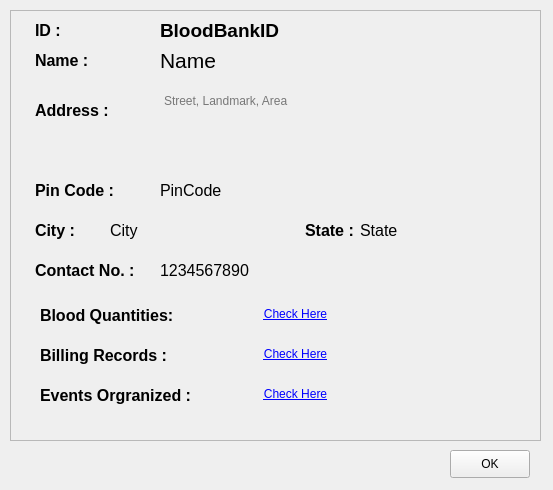
<?xml version="1.0" encoding="UTF-8"?>
<ui version="4.0">
 <class>bloodBankProfile</class>
 <widget class="QDialog" name="bloodBankProfile">
  <property name="geometry">
   <rect>
    <x>0</x>
    <y>0</y>
    <width>553</width>
    <height>490</height>
   </rect>
  </property>
  <property name="windowTitle">
   <string>Blood Bank Profile</string>
  </property>
  <widget class="QFrame" name="frame">
   <property name="geometry">
    <rect>
     <x>10</x>
     <y>10</y>
     <width>531</width>
     <height>431</height>
    </rect>
   </property>
   <property name="styleSheet">
    <string notr="true"/>
   </property>
   <property name="frameShape">
    <enum>QFrame::StyledPanel</enum>
   </property>
   <property name="frameShadow">
    <enum>QFrame::Raised</enum>
   </property>
   <widget class="QLabel" name="nameLabel">
    <property name="geometry">
     <rect>
      <x>25</x>
      <y>30</y>
      <width>101</width>
      <height>41</height>
     </rect>
    </property>
    <property name="text">
     <string>&lt;html&gt;&lt;head/&gt;&lt;body&gt;&lt;p&gt;&lt;span style=&quot; font-size:12pt; font-weight:600;&quot;&gt;Name :&lt;/span&gt;&lt;/p&gt;&lt;/body&gt;&lt;/html&gt;</string>
    </property>
   </widget>
   <widget class="QLabel" name="addressLabel">
    <property name="geometry">
     <rect>
      <x>25</x>
      <y>80</y>
      <width>101</width>
      <height>41</height>
     </rect>
    </property>
    <property name="text">
     <string>&lt;html&gt;&lt;head/&gt;&lt;body&gt;&lt;p&gt;&lt;span style=&quot; font-size:12pt; font-weight:600;&quot;&gt;Address :&lt;/span&gt;&lt;/p&gt;&lt;/body&gt;&lt;/html&gt;</string>
    </property>
   </widget>
   <widget class="QLabel" name="contactLabel">
    <property name="geometry">
     <rect>
      <x>25</x>
      <y>240</y>
      <width>131</width>
      <height>41</height>
     </rect>
    </property>
    <property name="text">
     <string>&lt;html&gt;&lt;head/&gt;&lt;body&gt;&lt;p&gt;&lt;span style=&quot; font-size:12pt; font-weight:600;&quot;&gt;Contact No. :&lt;/span&gt;&lt;/p&gt;&lt;/body&gt;&lt;/html&gt;</string>
    </property>
   </widget>
   <widget class="QLabel" name="stateLabel">
    <property name="geometry">
     <rect>
      <x>295</x>
      <y>200</y>
      <width>101</width>
      <height>41</height>
     </rect>
    </property>
    <property name="text">
     <string>&lt;html&gt;&lt;head/&gt;&lt;body&gt;&lt;p&gt;&lt;span style=&quot; font-size:12pt; font-weight:600;&quot;&gt;State :&lt;/span&gt;&lt;/p&gt;&lt;/body&gt;&lt;/html&gt;</string>
    </property>
   </widget>
   <widget class="QLabel" name="pinCodeLabel">
    <property name="geometry">
     <rect>
      <x>25</x>
      <y>160</y>
      <width>101</width>
      <height>41</height>
     </rect>
    </property>
    <property name="text">
     <string>&lt;html&gt;&lt;head/&gt;&lt;body&gt;&lt;p&gt;&lt;span style=&quot; font-size:12pt; font-weight:600;&quot;&gt;Pin Code :&lt;/span&gt;&lt;/p&gt;&lt;/body&gt;&lt;/html&gt;</string>
    </property>
   </widget>
   <widget class="QLabel" name="cityLabel">
    <property name="geometry">
     <rect>
      <x>25</x>
      <y>200</y>
      <width>101</width>
      <height>41</height>
     </rect>
    </property>
    <property name="text">
     <string>&lt;html&gt;&lt;head/&gt;&lt;body&gt;&lt;p&gt;&lt;span style=&quot; font-size:12pt; font-weight:600;&quot;&gt;City :&lt;/span&gt;&lt;/p&gt;&lt;/body&gt;&lt;/html&gt;</string>
    </property>
   </widget>
   <widget class="QTextBrowser" name="address">
    <property name="geometry">
     <rect>
      <x>150</x>
      <y>80</y>
      <width>371</width>
      <height>61</height>
     </rect>
    </property>
    <property name="styleSheet">
     <string notr="true">background-color:transparent;
border:none;</string>
    </property>
    <property name="placeholderText">
     <string>Street, Landmark, Area</string>
    </property>
   </widget>
   <widget class="QLabel" name="pinCode">
    <property name="geometry">
     <rect>
      <x>150</x>
      <y>170</y>
      <width>181</width>
      <height>21</height>
     </rect>
    </property>
    <property name="styleSheet">
     <string notr="true">font-size:12pt;</string>
    </property>
    <property name="text">
     <string>PinCode</string>
    </property>
   </widget>
   <widget class="QLabel" name="state">
    <property name="geometry">
     <rect>
      <x>350</x>
      <y>210</y>
      <width>181</width>
      <height>21</height>
     </rect>
    </property>
    <property name="styleSheet">
     <string notr="true">font-size:12pt;</string>
    </property>
    <property name="text">
     <string>State</string>
    </property>
   </widget>
   <widget class="QLabel" name="city">
    <property name="geometry">
     <rect>
      <x>100</x>
      <y>210</y>
      <width>181</width>
      <height>21</height>
     </rect>
    </property>
    <property name="styleSheet">
     <string notr="true">font-size:12pt;</string>
    </property>
    <property name="text">
     <string>City</string>
    </property>
   </widget>
   <widget class="QLabel" name="contact">
    <property name="geometry">
     <rect>
      <x>150</x>
      <y>250</y>
      <width>181</width>
      <height>21</height>
     </rect>
    </property>
    <property name="styleSheet">
     <string notr="true">font-size:12pt;</string>
    </property>
    <property name="text">
     <string>1234567890</string>
    </property>
   </widget>
   <widget class="QLabel" name="name">
    <property name="geometry">
     <rect>
      <x>150</x>
      <y>30</y>
      <width>371</width>
      <height>41</height>
     </rect>
    </property>
    <property name="styleSheet">
     <string notr="true">font-size:16pt;</string>
    </property>
    <property name="text">
     <string>Name</string>
    </property>
   </widget>
   <widget class="QLabel" name="IDLabel">
    <property name="geometry">
     <rect>
      <x>25</x>
      <y>0</y>
      <width>131</width>
      <height>41</height>
     </rect>
    </property>
    <property name="text">
     <string>&lt;html&gt;&lt;head/&gt;&lt;body&gt;&lt;p&gt;&lt;span style=&quot; font-size:12pt; font-weight:600;&quot;&gt;ID :&lt;/span&gt;&lt;/p&gt;&lt;/body&gt;&lt;/html&gt;</string>
    </property>
   </widget>
   <widget class="QLabel" name="bloodBankID">
    <property name="geometry">
     <rect>
      <x>150</x>
      <y>0</y>
      <width>371</width>
      <height>41</height>
     </rect>
    </property>
    <property name="styleSheet">
     <string notr="true">font-size:14pt;
font-weight: bold;</string>
    </property>
    <property name="text">
     <string>BloodBankID</string>
    </property>
   </widget>
   <widget class="QLabel" name="bloodQuantitiesLabel">
    <property name="geometry">
     <rect>
      <x>30</x>
      <y>285</y>
      <width>191</width>
      <height>41</height>
     </rect>
    </property>
    <property name="text">
     <string>&lt;html&gt;&lt;head/&gt;&lt;body&gt;&lt;p&gt;&lt;span style=&quot; font-size:12pt; font-weight:600;&quot;&gt;Blood Quantities:&lt;/span&gt;&lt;/p&gt;&lt;/body&gt;&lt;/html&gt;</string>
    </property>
   </widget>
   <widget class="QLabel" name="billingRecordsLabel">
    <property name="geometry">
     <rect>
      <x>30</x>
      <y>330</y>
      <width>191</width>
      <height>31</height>
     </rect>
    </property>
    <property name="text">
     <string>&lt;html&gt;&lt;head/&gt;&lt;body&gt;&lt;p&gt;&lt;span style=&quot; font-size:12pt; font-weight:600;&quot;&gt;Billing Records :&lt;/span&gt;&lt;/p&gt;&lt;/body&gt;&lt;/html&gt;</string>
    </property>
   </widget>
   <widget class="QLabel" name="eventsOrganizedLabel">
    <property name="geometry">
     <rect>
      <x>30</x>
      <y>370</y>
      <width>191</width>
      <height>31</height>
     </rect>
    </property>
    <property name="text">
     <string>&lt;html&gt;&lt;head/&gt;&lt;body&gt;&lt;p&gt;&lt;span style=&quot; font-size:12pt; font-weight:600;&quot;&gt;Events Orgranized :&lt;/span&gt;&lt;/p&gt;&lt;/body&gt;&lt;/html&gt;</string>
    </property>
   </widget>
   <widget class="QPushButton" name="bloodQuantities">
    <property name="geometry">
     <rect>
      <x>230</x>
      <y>290</y>
      <width>111</width>
      <height>28</height>
     </rect>
    </property>
    <property name="styleSheet">
     <string notr="true">text-decoration:underline;
color:blue;
border:none;</string>
    </property>
    <property name="text">
     <string>Check Here</string>
    </property>
   </widget>
   <widget class="QPushButton" name="billingRecords">
    <property name="geometry">
     <rect>
      <x>230</x>
      <y>330</y>
      <width>111</width>
      <height>28</height>
     </rect>
    </property>
    <property name="styleSheet">
     <string notr="true">text-decoration:underline;
color:blue;
border:none;</string>
    </property>
    <property name="text">
     <string>Check Here</string>
    </property>
   </widget>
   <widget class="QPushButton" name="eventsOrganized">
    <property name="geometry">
     <rect>
      <x>230</x>
      <y>370</y>
      <width>111</width>
      <height>28</height>
     </rect>
    </property>
    <property name="styleSheet">
     <string notr="true">text-decoration:underline;
color:blue;
border:none;</string>
    </property>
    <property name="text">
     <string>Check Here</string>
    </property>
   </widget>
  </widget>
  <widget class="QPushButton" name="pushButton">
   <property name="geometry">
    <rect>
     <x>450</x>
     <y>450</y>
     <width>80</width>
     <height>28</height>
    </rect>
   </property>
   <property name="text">
    <string>OK</string>
   </property>
  </widget>
 </widget>
 <resources/>
 <connections/>
</ui>
